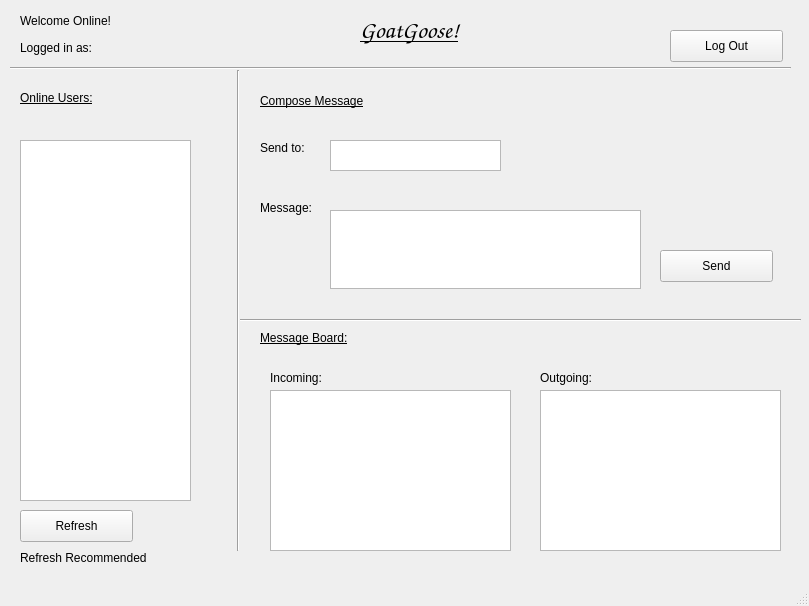
<?xml version="1.0" encoding="UTF-8"?>
<ui version="4.0">
 <class>MainWindow</class>
 <widget class="QMainWindow" name="MainWindow">
  <property name="geometry">
   <rect>
    <x>0</x>
    <y>0</y>
    <width>809</width>
    <height>606</height>
   </rect>
  </property>
  <property name="windowTitle">
   <string>MainWindow</string>
  </property>
  <widget class="QWidget" name="centralwidget">
   <widget class="QLabel" name="label">
    <property name="geometry">
     <rect>
      <x>20</x>
      <y>0</y>
      <width>141</width>
      <height>41</height>
     </rect>
    </property>
    <property name="text">
     <string>Welcome Online!</string>
    </property>
   </widget>
   <widget class="QLabel" name="label_2">
    <property name="geometry">
     <rect>
      <x>20</x>
      <y>90</y>
      <width>111</width>
      <height>16</height>
     </rect>
    </property>
    <property name="font">
     <font>
      <underline>true</underline>
     </font>
    </property>
    <property name="text">
     <string>Online Users:</string>
    </property>
   </widget>
   <widget class="Line" name="line">
    <property name="geometry">
     <rect>
      <x>10</x>
      <y>60</y>
      <width>781</width>
      <height>16</height>
     </rect>
    </property>
    <property name="orientation">
     <enum>Qt::Horizontal</enum>
    </property>
   </widget>
   <widget class="QLabel" name="label_3">
    <property name="geometry">
     <rect>
      <x>260</x>
      <y>80</y>
      <width>161</width>
      <height>41</height>
     </rect>
    </property>
    <property name="font">
     <font>
      <underline>true</underline>
     </font>
    </property>
    <property name="text">
     <string>Compose Message</string>
    </property>
   </widget>
   <widget class="QLabel" name="label_4">
    <property name="geometry">
     <rect>
      <x>260</x>
      <y>140</y>
      <width>60</width>
      <height>16</height>
     </rect>
    </property>
    <property name="text">
     <string>Send to:</string>
    </property>
   </widget>
   <widget class="QLabel" name="label_5">
    <property name="geometry">
     <rect>
      <x>260</x>
      <y>200</y>
      <width>60</width>
      <height>16</height>
     </rect>
    </property>
    <property name="text">
     <string>Message:</string>
    </property>
   </widget>
   <widget class="Line" name="line_2">
    <property name="geometry">
     <rect>
      <x>230</x>
      <y>70</y>
      <width>16</width>
      <height>481</height>
     </rect>
    </property>
    <property name="orientation">
     <enum>Qt::Vertical</enum>
    </property>
   </widget>
   <widget class="Line" name="line_3">
    <property name="geometry">
     <rect>
      <x>240</x>
      <y>310</y>
      <width>561</width>
      <height>21</height>
     </rect>
    </property>
    <property name="orientation">
     <enum>Qt::Horizontal</enum>
    </property>
   </widget>
   <widget class="QLabel" name="label_6">
    <property name="geometry">
     <rect>
      <x>260</x>
      <y>330</y>
      <width>101</width>
      <height>16</height>
     </rect>
    </property>
    <property name="font">
     <font>
      <underline>true</underline>
     </font>
    </property>
    <property name="text">
     <string>Message Board:</string>
    </property>
   </widget>
   <widget class="QPushButton" name="sendButton">
    <property name="geometry">
     <rect>
      <x>660</x>
      <y>250</y>
      <width>113</width>
      <height>32</height>
     </rect>
    </property>
    <property name="text">
     <string>Send</string>
    </property>
   </widget>
   <widget class="QLabel" name="logged_in_as">
    <property name="geometry">
     <rect>
      <x>20</x>
      <y>40</y>
      <width>351</width>
      <height>16</height>
     </rect>
    </property>
    <property name="text">
     <string>Logged in as:</string>
    </property>
   </widget>
   <widget class="QPushButton" name="refreshUsers">
    <property name="geometry">
     <rect>
      <x>20</x>
      <y>510</y>
      <width>113</width>
      <height>32</height>
     </rect>
    </property>
    <property name="text">
     <string>Refresh</string>
    </property>
   </widget>
   <widget class="QPushButton" name="logout_button">
    <property name="geometry">
     <rect>
      <x>670</x>
      <y>30</y>
      <width>113</width>
      <height>32</height>
     </rect>
    </property>
    <property name="text">
     <string>Log Out</string>
    </property>
   </widget>
   <widget class="QTextEdit" name="online_users">
    <property name="geometry">
     <rect>
      <x>20</x>
      <y>140</y>
      <width>171</width>
      <height>361</height>
     </rect>
    </property>
    <property name="undoRedoEnabled">
     <bool>false</bool>
    </property>
    <property name="readOnly">
     <bool>true</bool>
    </property>
   </widget>
   <widget class="QTextEdit" name="messageBoard">
    <property name="geometry">
     <rect>
      <x>270</x>
      <y>390</y>
      <width>241</width>
      <height>161</height>
     </rect>
    </property>
    <property name="undoRedoEnabled">
     <bool>false</bool>
    </property>
    <property name="readOnly">
     <bool>true</bool>
    </property>
   </widget>
   <widget class="QTextEdit" name="message_to_send">
    <property name="geometry">
     <rect>
      <x>330</x>
      <y>210</y>
      <width>311</width>
      <height>79</height>
     </rect>
    </property>
   </widget>
   <widget class="QTextEdit" name="sendTo">
    <property name="geometry">
     <rect>
      <x>330</x>
      <y>140</y>
      <width>171</width>
      <height>31</height>
     </rect>
    </property>
   </widget>
   <widget class="QTextEdit" name="outgoing_messageBoard">
    <property name="geometry">
     <rect>
      <x>540</x>
      <y>390</y>
      <width>241</width>
      <height>161</height>
     </rect>
    </property>
    <property name="undoRedoEnabled">
     <bool>false</bool>
    </property>
    <property name="readOnly">
     <bool>true</bool>
    </property>
   </widget>
   <widget class="QLabel" name="label_7">
    <property name="geometry">
     <rect>
      <x>270</x>
      <y>370</y>
      <width>60</width>
      <height>16</height>
     </rect>
    </property>
    <property name="text">
     <string>Incoming:</string>
    </property>
   </widget>
   <widget class="QLabel" name="label_8">
    <property name="geometry">
     <rect>
      <x>540</x>
      <y>370</y>
      <width>60</width>
      <height>16</height>
     </rect>
    </property>
    <property name="text">
     <string>Outgoing:</string>
    </property>
   </widget>
   <widget class="QLabel" name="refresh_warning_label">
    <property name="geometry">
     <rect>
      <x>20</x>
      <y>550</y>
      <width>141</width>
      <height>16</height>
     </rect>
    </property>
    <property name="palette">
     <palette>
      <active>
       <colorrole role="WindowText">
        <brush brushstyle="SolidPattern">
         <color alpha="255">
          <red>0</red>
          <green>0</green>
          <blue>0</blue>
         </color>
        </brush>
       </colorrole>
       <colorrole role="Button">
        <brush brushstyle="SolidPattern">
         <color alpha="255">
          <red>252</red>
          <green>1</green>
          <blue>7</blue>
         </color>
        </brush>
       </colorrole>
       <colorrole role="Light">
        <brush brushstyle="SolidPattern">
         <color alpha="255">
          <red>255</red>
          <green>124</green>
          <blue>127</blue>
         </color>
        </brush>
       </colorrole>
       <colorrole role="Midlight">
        <brush brushstyle="SolidPattern">
         <color alpha="255">
          <red>253</red>
          <green>62</green>
          <blue>67</blue>
         </color>
        </brush>
       </colorrole>
       <colorrole role="Dark">
        <brush brushstyle="SolidPattern">
         <color alpha="255">
          <red>126</red>
          <green>0</green>
          <blue>3</blue>
         </color>
        </brush>
       </colorrole>
       <colorrole role="Mid">
        <brush brushstyle="SolidPattern">
         <color alpha="255">
          <red>168</red>
          <green>1</green>
          <blue>4</blue>
         </color>
        </brush>
       </colorrole>
       <colorrole role="Text">
        <brush brushstyle="SolidPattern">
         <color alpha="255">
          <red>0</red>
          <green>0</green>
          <blue>0</blue>
         </color>
        </brush>
       </colorrole>
       <colorrole role="BrightText">
        <brush brushstyle="SolidPattern">
         <color alpha="255">
          <red>255</red>
          <green>255</green>
          <blue>255</blue>
         </color>
        </brush>
       </colorrole>
       <colorrole role="ButtonText">
        <brush brushstyle="SolidPattern">
         <color alpha="255">
          <red>0</red>
          <green>0</green>
          <blue>0</blue>
         </color>
        </brush>
       </colorrole>
       <colorrole role="Base">
        <brush brushstyle="SolidPattern">
         <color alpha="255">
          <red>255</red>
          <green>255</green>
          <blue>255</blue>
         </color>
        </brush>
       </colorrole>
       <colorrole role="Window">
        <brush brushstyle="SolidPattern">
         <color alpha="255">
          <red>252</red>
          <green>1</green>
          <blue>7</blue>
         </color>
        </brush>
       </colorrole>
       <colorrole role="Shadow">
        <brush brushstyle="SolidPattern">
         <color alpha="255">
          <red>0</red>
          <green>0</green>
          <blue>0</blue>
         </color>
        </brush>
       </colorrole>
       <colorrole role="AlternateBase">
        <brush brushstyle="SolidPattern">
         <color alpha="255">
          <red>253</red>
          <green>128</green>
          <blue>131</blue>
         </color>
        </brush>
       </colorrole>
       <colorrole role="ToolTipBase">
        <brush brushstyle="SolidPattern">
         <color alpha="255">
          <red>255</red>
          <green>255</green>
          <blue>220</blue>
         </color>
        </brush>
       </colorrole>
       <colorrole role="ToolTipText">
        <brush brushstyle="SolidPattern">
         <color alpha="255">
          <red>0</red>
          <green>0</green>
          <blue>0</blue>
         </color>
        </brush>
       </colorrole>
      </active>
      <inactive>
       <colorrole role="WindowText">
        <brush brushstyle="SolidPattern">
         <color alpha="255">
          <red>0</red>
          <green>0</green>
          <blue>0</blue>
         </color>
        </brush>
       </colorrole>
       <colorrole role="Button">
        <brush brushstyle="SolidPattern">
         <color alpha="255">
          <red>252</red>
          <green>1</green>
          <blue>7</blue>
         </color>
        </brush>
       </colorrole>
       <colorrole role="Light">
        <brush brushstyle="SolidPattern">
         <color alpha="255">
          <red>255</red>
          <green>124</green>
          <blue>127</blue>
         </color>
        </brush>
       </colorrole>
       <colorrole role="Midlight">
        <brush brushstyle="SolidPattern">
         <color alpha="255">
          <red>253</red>
          <green>62</green>
          <blue>67</blue>
         </color>
        </brush>
       </colorrole>
       <colorrole role="Dark">
        <brush brushstyle="SolidPattern">
         <color alpha="255">
          <red>126</red>
          <green>0</green>
          <blue>3</blue>
         </color>
        </brush>
       </colorrole>
       <colorrole role="Mid">
        <brush brushstyle="SolidPattern">
         <color alpha="255">
          <red>168</red>
          <green>1</green>
          <blue>4</blue>
         </color>
        </brush>
       </colorrole>
       <colorrole role="Text">
        <brush brushstyle="SolidPattern">
         <color alpha="255">
          <red>0</red>
          <green>0</green>
          <blue>0</blue>
         </color>
        </brush>
       </colorrole>
       <colorrole role="BrightText">
        <brush brushstyle="SolidPattern">
         <color alpha="255">
          <red>255</red>
          <green>255</green>
          <blue>255</blue>
         </color>
        </brush>
       </colorrole>
       <colorrole role="ButtonText">
        <brush brushstyle="SolidPattern">
         <color alpha="255">
          <red>0</red>
          <green>0</green>
          <blue>0</blue>
         </color>
        </brush>
       </colorrole>
       <colorrole role="Base">
        <brush brushstyle="SolidPattern">
         <color alpha="255">
          <red>255</red>
          <green>255</green>
          <blue>255</blue>
         </color>
        </brush>
       </colorrole>
       <colorrole role="Window">
        <brush brushstyle="SolidPattern">
         <color alpha="255">
          <red>252</red>
          <green>1</green>
          <blue>7</blue>
         </color>
        </brush>
       </colorrole>
       <colorrole role="Shadow">
        <brush brushstyle="SolidPattern">
         <color alpha="255">
          <red>0</red>
          <green>0</green>
          <blue>0</blue>
         </color>
        </brush>
       </colorrole>
       <colorrole role="AlternateBase">
        <brush brushstyle="SolidPattern">
         <color alpha="255">
          <red>253</red>
          <green>128</green>
          <blue>131</blue>
         </color>
        </brush>
       </colorrole>
       <colorrole role="ToolTipBase">
        <brush brushstyle="SolidPattern">
         <color alpha="255">
          <red>255</red>
          <green>255</green>
          <blue>220</blue>
         </color>
        </brush>
       </colorrole>
       <colorrole role="ToolTipText">
        <brush brushstyle="SolidPattern">
         <color alpha="255">
          <red>0</red>
          <green>0</green>
          <blue>0</blue>
         </color>
        </brush>
       </colorrole>
      </inactive>
      <disabled>
       <colorrole role="WindowText">
        <brush brushstyle="SolidPattern">
         <color alpha="255">
          <red>126</red>
          <green>0</green>
          <blue>3</blue>
         </color>
        </brush>
       </colorrole>
       <colorrole role="Button">
        <brush brushstyle="SolidPattern">
         <color alpha="255">
          <red>252</red>
          <green>1</green>
          <blue>7</blue>
         </color>
        </brush>
       </colorrole>
       <colorrole role="Light">
        <brush brushstyle="SolidPattern">
         <color alpha="255">
          <red>255</red>
          <green>124</green>
          <blue>127</blue>
         </color>
        </brush>
       </colorrole>
       <colorrole role="Midlight">
        <brush brushstyle="SolidPattern">
         <color alpha="255">
          <red>253</red>
          <green>62</green>
          <blue>67</blue>
         </color>
        </brush>
       </colorrole>
       <colorrole role="Dark">
        <brush brushstyle="SolidPattern">
         <color alpha="255">
          <red>126</red>
          <green>0</green>
          <blue>3</blue>
         </color>
        </brush>
       </colorrole>
       <colorrole role="Mid">
        <brush brushstyle="SolidPattern">
         <color alpha="255">
          <red>168</red>
          <green>1</green>
          <blue>4</blue>
         </color>
        </brush>
       </colorrole>
       <colorrole role="Text">
        <brush brushstyle="SolidPattern">
         <color alpha="255">
          <red>126</red>
          <green>0</green>
          <blue>3</blue>
         </color>
        </brush>
       </colorrole>
       <colorrole role="BrightText">
        <brush brushstyle="SolidPattern">
         <color alpha="255">
          <red>255</red>
          <green>255</green>
          <blue>255</blue>
         </color>
        </brush>
       </colorrole>
       <colorrole role="ButtonText">
        <brush brushstyle="SolidPattern">
         <color alpha="255">
          <red>126</red>
          <green>0</green>
          <blue>3</blue>
         </color>
        </brush>
       </colorrole>
       <colorrole role="Base">
        <brush brushstyle="SolidPattern">
         <color alpha="255">
          <red>252</red>
          <green>1</green>
          <blue>7</blue>
         </color>
        </brush>
       </colorrole>
       <colorrole role="Window">
        <brush brushstyle="SolidPattern">
         <color alpha="255">
          <red>252</red>
          <green>1</green>
          <blue>7</blue>
         </color>
        </brush>
       </colorrole>
       <colorrole role="Shadow">
        <brush brushstyle="SolidPattern">
         <color alpha="255">
          <red>0</red>
          <green>0</green>
          <blue>0</blue>
         </color>
        </brush>
       </colorrole>
       <colorrole role="AlternateBase">
        <brush brushstyle="SolidPattern">
         <color alpha="255">
          <red>252</red>
          <green>1</green>
          <blue>7</blue>
         </color>
        </brush>
       </colorrole>
       <colorrole role="ToolTipBase">
        <brush brushstyle="SolidPattern">
         <color alpha="255">
          <red>255</red>
          <green>255</green>
          <blue>220</blue>
         </color>
        </brush>
       </colorrole>
       <colorrole role="ToolTipText">
        <brush brushstyle="SolidPattern">
         <color alpha="255">
          <red>0</red>
          <green>0</green>
          <blue>0</blue>
         </color>
        </brush>
       </colorrole>
      </disabled>
     </palette>
    </property>
    <property name="text">
     <string>Refresh Recommended</string>
    </property>
   </widget>
   <widget class="QLabel" name="GoatGooseInc">
    <property name="geometry">
     <rect>
      <x>360</x>
      <y>10</y>
      <width>121</width>
      <height>41</height>
     </rect>
    </property>
    <property name="font">
     <font>
      <family>Comic Sans MS</family>
      <pointsize>18</pointsize>
      <underline>true</underline>
     </font>
    </property>
    <property name="text">
     <string>GoatGoose!</string>
    </property>
   </widget>
  </widget>
  <widget class="QMenuBar" name="menubar">
   <property name="geometry">
    <rect>
     <x>0</x>
     <y>0</y>
     <width>809</width>
     <height>22</height>
    </rect>
   </property>
  </widget>
  <widget class="QStatusBar" name="statusbar"/>
 </widget>
 <resources/>
 <connections/>
</ui>
